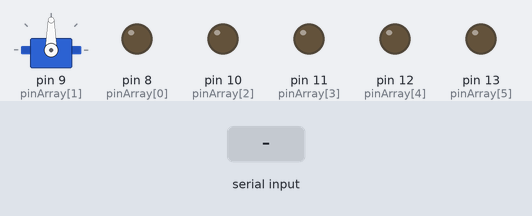
The sketch below on a simulated Arduino Uno, built with avr-gcc and run on an emulated ATmega328P. On the bench: servo, output pins drawn as LEDs (lit = HIGH). The test bench sets the inputs (shaded band).

Above: at 1.2 s.
1.3 s: "4" received over Serial
4.3 s: "2" received over Serial
At 7.1 s:
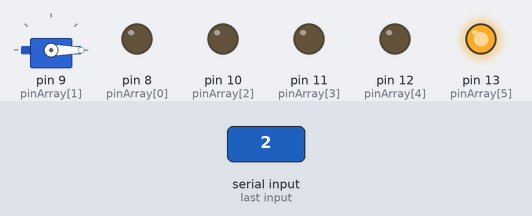
7.3 s: "3" received over Serial
At 7.7 s:
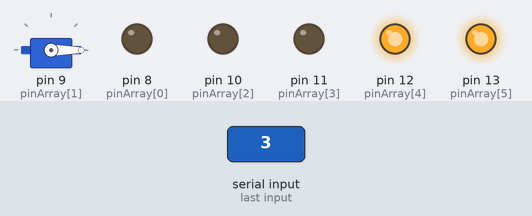
8.8 s: "4" received over Serial
At 9.26 s:
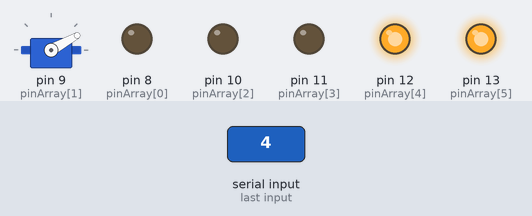
11.8 s: "1" received over Serial
At 14.6 s:
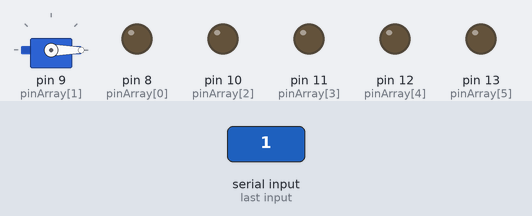
14.8 s: "3" received over Serial
At 15.8 s:
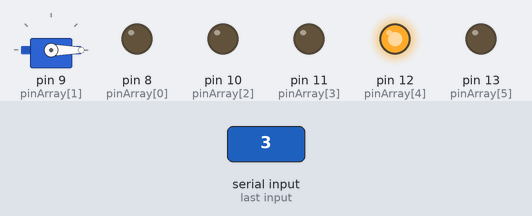
Timing chart, 0 to 17.3 s (numbered marks = the images above; inputs shaded):
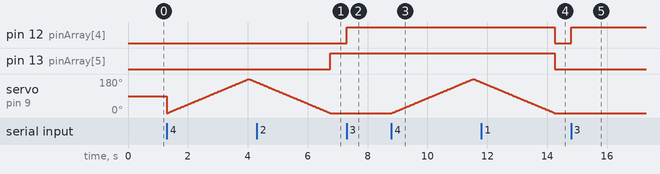

The sketch:

test_teatermuseum.ino
```cpp
#include <Servo.h>

Servo myservo;
int pos = 0;

int pinArray[] = {8, 9, 10, 11, 12, 13};
int count = 0;


void setup()
{
  Serial.begin(9600);

  myservo.attach(9);

  for (count = 0; count < 6; count++) {
    pinMode(pinArray[count], OUTPUT);
  }
}
void loop()
{
  char in;
  if (Serial.available()) {
    in = Serial.read();
    if (in == '2') {
      digitalWrite(13, HIGH);
    } else if (in == '3') {
      digitalWrite(12, HIGH);
    } else if (in == '4') {
      for (pos = 0; pos <= 180; pos += 1) {
        myservo.write(pos);
        delay(15);
      }
      for (pos = 180; pos >= 0; pos -= 1) {
        myservo.write(pos);
        delay(15);
      }
    } else {
      digitalWrite(12, LOW);
      digitalWrite(13, LOW);
    }
  }
}
```

Measured:
- after the input at 4.3 s, pin 13 (pinArray[5]): LOW → HIGH after 2.5 s
- after the input at 7.3 s, pin 12 (pinArray[4]): LOW → HIGH at once
- after the input at 8.8 s, servo on pin 9 (pinArray[1]): rises from 0° to 180° in 2.7 s, then falls to 164° in 0.24 s
- after the input at 11.8 s, pin 12 (pinArray[4]), pin 13 (pinArray[5]): HIGH → LOW after 2.5 s
- after the input at 14.8 s, pin 12 (pinArray[4]): LOW → HIGH at once
